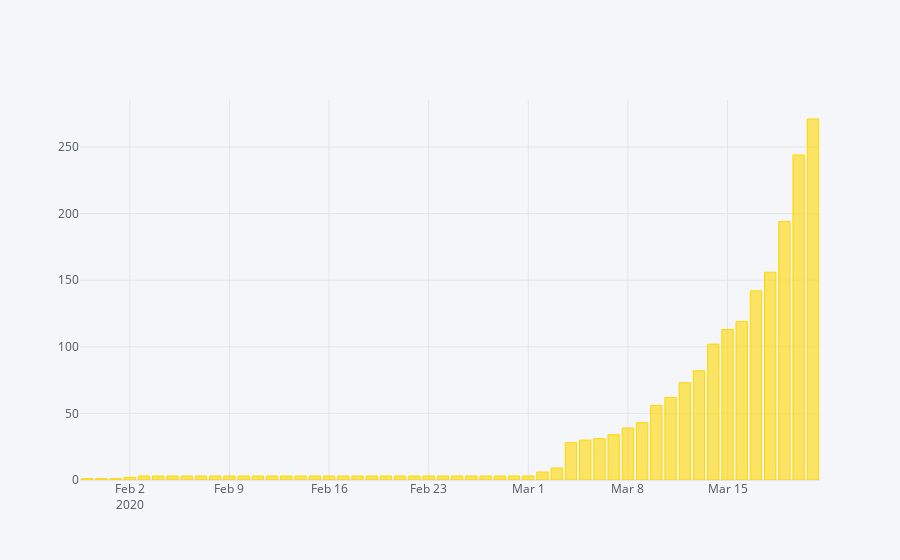

Here is the notebook cell this chart was saved with:
### Code cell
df_india.iplot(kind='bar',x = 'Date',y='Total Cases',colors='gold')

### Figure 1 — Plotly figure (JSON) as saved in the notebook; plotly's stock layout.template omitted (floating-point values rounded to 4 significant figures)
{"data": [{"marker": {"color": "rgba(255, 215, 0, 0.6)", "line": {"color": "rgba(255, 215, 0, 1.0)", "width": 1}}, "name": "Total Cases", "orientation": "v", "text": "", "type": "bar", "x": ["2020-01-30", "2020-01-31", "2020-02-01", "2020-02-02", "2020-02-03", "2020-02-04", "2020-02-05", "2020-02-06", "2020-02-07", "2020-02-08", "2020-02-09", "2020-02-10", "2020-02-11", "2020-02-12", "2020-02-13", "2020-02-14", "2020-02-15", "2020-02-16", "2020-02-17", "2020-02-18", "2020-02-19", "2020-02-20", "2020-02-21", "2020-02-22", "2020-02-23", "2020-02-24", "2020-02-25", "2020-02-26", "2020-02-27", "2020-02-28", "2020-02-29", "2020-03-01", "2020-03-02", "2020-03-03", "2020-03-04", "2020-03-05", "2020-03-06", "2020-03-07", "2020-03-08", "2020-03-09", "2020-03-10", "2020-03-11", "2020-03-12", "2020-03-13", "2020-03-14", "2020-03-15", "2020-03-16", "2020-03-17", "2020-03-18", "2020-03-19", "2020-03-20", "2020-03-21"], "y": [1, 1, 1, 2, 3, 3, 3, 3, 3, 3, 3, 3, 3, 3, 3, 3, 3, 3, 3, 3, 3, 3, 3, 3, 3, 3, 3, 3, 3, 3, 3, 3, 6, 9, 28, 30, 31, 34, 39, 43, 56, 62, 73, 82, 102, 113, 119, 142, 156, 194, 244, 271]}], "layout": {"legend": {"bgcolor": "#F5F6F9", "font": {"color": "#4D5663"}}, "paper_bgcolor": "#F5F6F9", "plot_bgcolor": "#F5F6F9", "title": {"font": {"color": "#4D5663"}}, "xaxis": {"gridcolor": "#E1E5ED", "showgrid": true, "tickfont": {"color": "#4D5663"}, "title": {"font": {"color": "#4D5663"}, "text": ""}, "zerolinecolor": "#E1E5ED"}, "yaxis": {"gridcolor": "#E1E5ED", "showgrid": true, "tickfont": {"color": "#4D5663"}, "title": {"font": {"color": "#4D5663"}, "text": ""}, "zerolinecolor": "#E1E5ED"}}}
